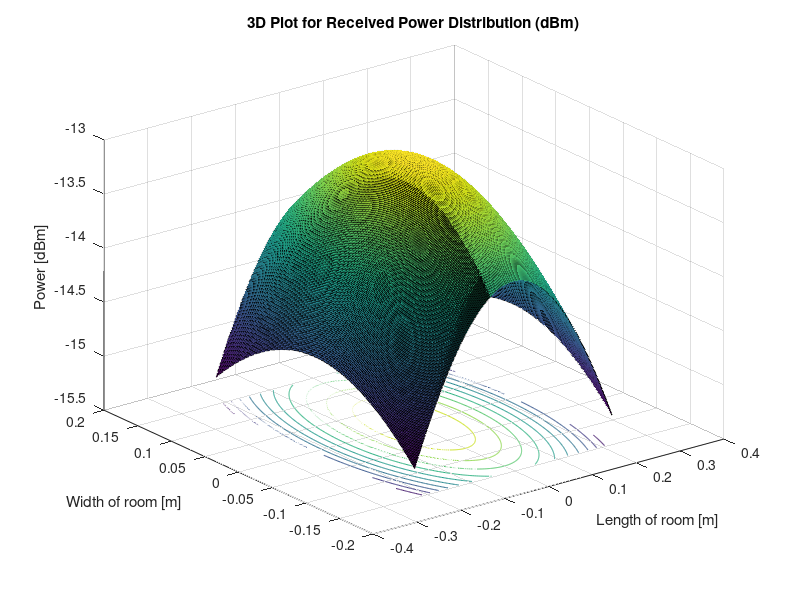
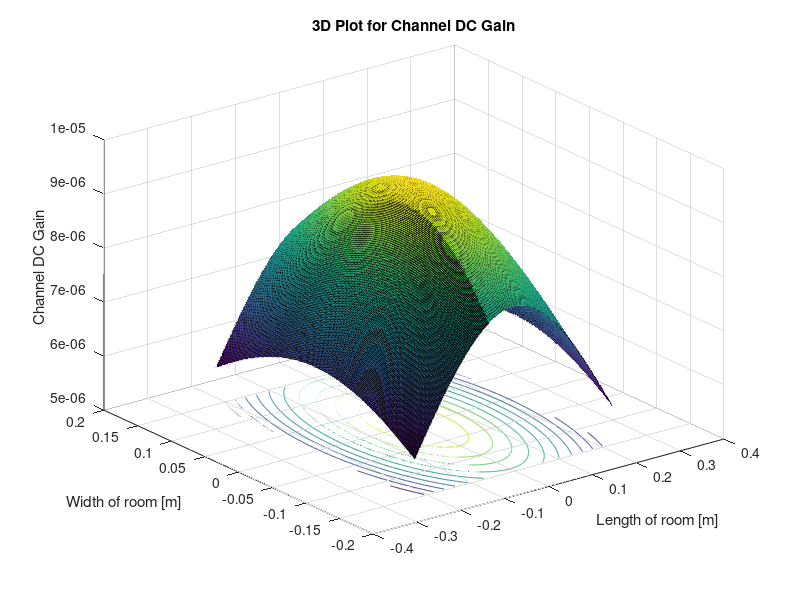
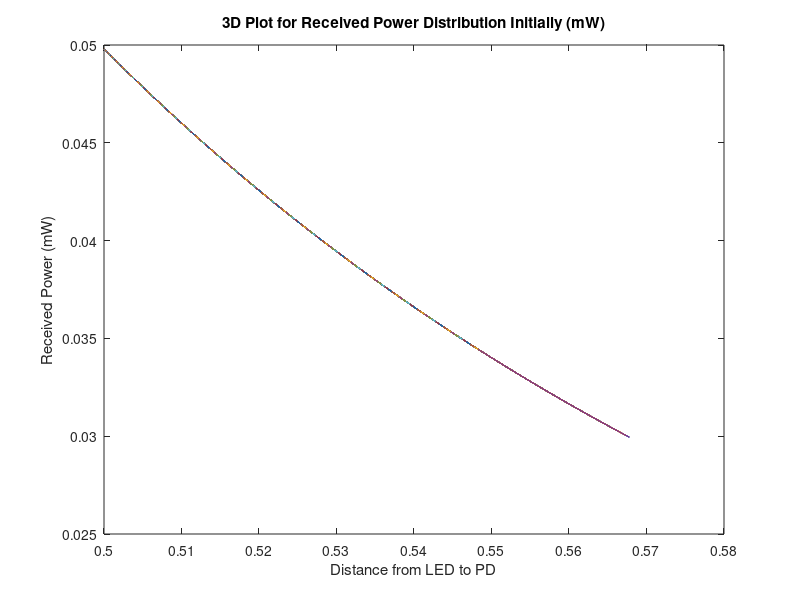
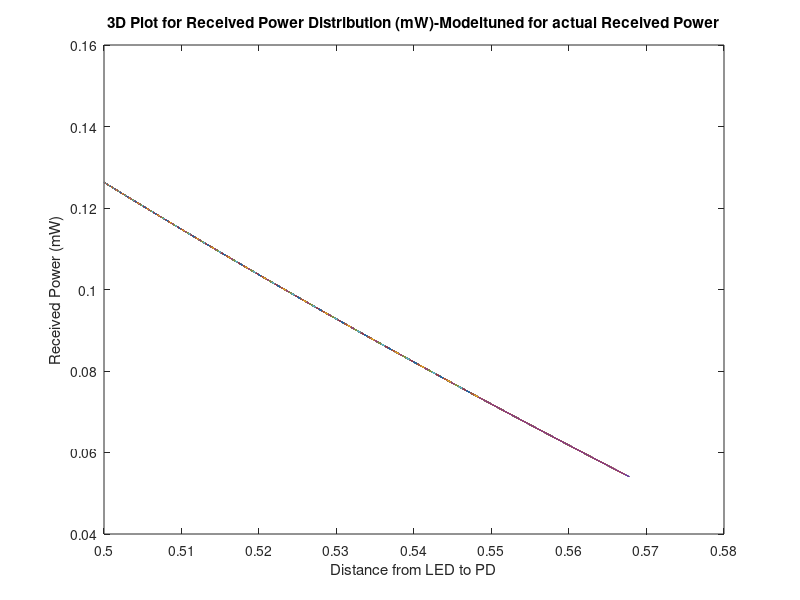

These charts were generated, in order, by the following MATLAB code:
phi = 60; %semi-angle at half power (deg)
m = -log(2)/log(cosd(phi)); %Lambertian order of emission
P_LED =5250; %transmitted optical power (mW)
Arx = 7.45E-6; %detector areaa of PD (sq.cm)
Ts = 1; %gain of optical filter
%index = 1.5; %refractive index of lens at the PD
FOV = 55; %FOV of the receiver (deg)
G_Con= 1; %gain of an optical concentrator

lx=0.45; ly=0.295; lz=0.5; %room dimension in (m)
h=lz; %distance between source and reciver plane (m)
[XT,YT]= meshgrid(0,0); %position of LED

Nx = lx*800; Ny= ly*800; %number of grids in the receiver plane
x=-lx/2:lx/Nx:lx/2;
y=-ly/2:ly/Ny:ly/2;
[XR, YR] = meshgrid(x, y);
D= sqrt((XR-XT).^2+ (YR-YT).^2+h^2); %distance vector from source
cos_irradiance_angle = h./D; %irradiance angle vector
cos_incidence_angle = h./D; %incidence angle vector

HLOS=((m+1)*Arx*(cos_irradiance_angle.^m).*Ts.*G_Con.*cos_incidence_angle)./(2*pi.*D.^2); %channel DC gain for source
P_rx=P_LED.*HLOS; %received power from source
P_rx(find(abs(acosd(cos_incidence_angle))> FOV)) = 0; 
%y=6.52-0.376.*D+5.43.*E(-3).*(D.^(2));
P_rx_initial =P_rx;
P_rx_final =P_rx - (0.773.*D-0.463);
%P_rx_final =P_rx - (-3.57+12.6.*D-11.3.*(D.^(2)));
%P_rx_final =P_rx + (-37.9+210.*D-388.*(D.^(2))+240.*(D.^(3)));
%P_rx_final =P_rx - (58.6-736.*D+3538.*(D.^(2))-7654.*(D.^(3))+6255.*(D.^(4)));
P_rx_dBm=(10*log10(P_rx));

figure(1)
surfc(x,y,P_rx_dBm);
xlabel('Length of room [m]')
ylabel('Width of room [m]' )
zlabel('Power [dBm]' )
hold on
title('3D Plot for Received Power Distribution (dBm)' ) 

figure(2)
surfc(x,y,HLOS);
xlabel('Length of room [m]')
ylabel('Width of room [m]' )
zlabel('Channel DC Gain' )
hold on
title('3D Plot for Channel DC Gain' ) 

figure(3)
plot(D,P_rx_initial)
xlabel('Distance from LED to PD')
ylabel('Received Power (mW)')
title('3D Plot for Received Power Distribution Initially (mW)' ) 

figure(4)
plot(D,P_rx_final)
xlabel('Distance from LED to PD')
ylabel('Received Power (mW)')
title('3D Plot for Received Power Distribution (mW)-Modeltuned for actual Received Power' )

